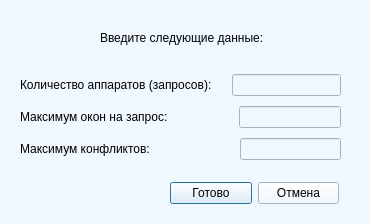
<?xml version="1.0" encoding="UTF-8"?>
<ui version="4.0">
 <class>DataRequest</class>
 <widget class="QDialog" name="DataRequest">
  <property name="geometry">
   <rect>
    <x>0</x>
    <y>0</y>
    <width>370</width>
    <height>224</height>
   </rect>
  </property>
  <property name="minimumSize">
   <size>
    <width>370</width>
    <height>224</height>
   </size>
  </property>
  <property name="maximumSize">
   <size>
    <width>370</width>
    <height>224</height>
   </size>
  </property>
  <property name="windowTitle">
   <string>Dialog</string>
  </property>
  <property name="styleSheet">
   <string notr="true">background-color: AliceBlue;</string>
  </property>
  <widget class="QLabel" name="label_4">
   <property name="geometry">
    <rect>
     <x>100</x>
     <y>30</y>
     <width>173</width>
     <height>16</height>
    </rect>
   </property>
   <property name="styleSheet">
    <string notr="true">color:black;</string>
   </property>
   <property name="text">
    <string>Введите следующие данные:</string>
   </property>
  </widget>
  <widget class="QWidget" name="">
   <property name="geometry">
    <rect>
     <x>20</x>
     <y>70</y>
     <width>321</width>
     <height>94</height>
    </rect>
   </property>
   <property name="styleSheet">
    <string notr="true">color:black;</string>
   </property>
   <layout class="QVBoxLayout" name="verticalLayout">
    <item>
     <layout class="QHBoxLayout" name="horizontalLayout">
      <item>
       <widget class="QLabel" name="label">
        <property name="styleSheet">
         <string notr="true">color:black;</string>
        </property>
        <property name="text">
         <string>Количество аппаратов (запросов):</string>
        </property>
       </widget>
      </item>
      <item>
       <spacer name="horizontalSpacer">
        <property name="styleSheet">
         <string notr="true">color:black;</string>
        </property>
        <property name="orientation">
         <enum>Qt::Horizontal</enum>
        </property>
        <property name="sizeType">
         <enum>QSizePolicy::Fixed</enum>
        </property>
        <property name="sizeHint" stdset="0">
         <size>
          <width>14</width>
          <height>20</height>
         </size>
        </property>
       </spacer>
      </item>
      <item>
       <widget class="QLineEdit" name="NumReqLine">
        <property name="styleSheet">
         <string notr="true">color:black;</string>
        </property>
       </widget>
      </item>
     </layout>
    </item>
    <item>
     <layout class="QHBoxLayout" name="horizontalLayout_2">
      <item>
       <widget class="QLabel" name="label_3">
        <property name="styleSheet">
         <string notr="true">color:black;</string>
        </property>
        <property name="text">
         <string>Максимум окон на запрос:</string>
        </property>
       </widget>
      </item>
      <item>
       <spacer name="horizontalSpacer_2">
        <property name="styleSheet">
         <string notr="true">color:black;</string>
        </property>
        <property name="orientation">
         <enum>Qt::Horizontal</enum>
        </property>
        <property name="sizeType">
         <enum>QSizePolicy::Fixed</enum>
        </property>
        <property name="sizeHint" stdset="0">
         <size>
          <width>65</width>
          <height>20</height>
         </size>
        </property>
       </spacer>
      </item>
      <item>
       <widget class="QLineEdit" name="NumWinLine">
        <property name="styleSheet">
         <string notr="true">color:black;</string>
        </property>
        <property name="inputMask">
         <string/>
        </property>
       </widget>
      </item>
     </layout>
    </item>
    <item>
     <layout class="QHBoxLayout" name="horizontalLayout_3">
      <item>
       <widget class="QLabel" name="label_2">
        <property name="styleSheet">
         <string notr="true">color:black;</string>
        </property>
        <property name="text">
         <string>Максимум конфликтов:</string>
        </property>
       </widget>
      </item>
      <item>
       <spacer name="horizontalSpacer_3">
        <property name="styleSheet">
         <string notr="true">color:black;</string>
        </property>
        <property name="orientation">
         <enum>Qt::Horizontal</enum>
        </property>
        <property name="sizeType">
         <enum>QSizePolicy::Fixed</enum>
        </property>
        <property name="sizeHint" stdset="0">
         <size>
          <width>84</width>
          <height>20</height>
         </size>
        </property>
       </spacer>
      </item>
      <item>
       <widget class="QLineEdit" name="NumConfLine">
        <property name="styleSheet">
         <string notr="true">color:black;</string>
        </property>
       </widget>
      </item>
     </layout>
    </item>
   </layout>
  </widget>
  <widget class="QWidget" name="">
   <property name="geometry">
    <rect>
     <x>170</x>
     <y>180</y>
     <width>169</width>
     <height>27</height>
    </rect>
   </property>
   <property name="styleSheet">
    <string notr="true">color:black;</string>
   </property>
   <layout class="QHBoxLayout" name="horizontalLayout_4">
    <item>
     <widget class="QPushButton" name="pushButton">
      <property name="styleSheet">
       <string notr="true">color:black;</string>
      </property>
      <property name="text">
       <string>Готово</string>
      </property>
     </widget>
    </item>
    <item>
     <widget class="QPushButton" name="pushButton_2">
      <property name="styleSheet">
       <string notr="true">color:black;</string>
      </property>
      <property name="text">
       <string>Отмена</string>
      </property>
     </widget>
    </item>
   </layout>
  </widget>
 </widget>
 <resources/>
 <connections/>
</ui>
